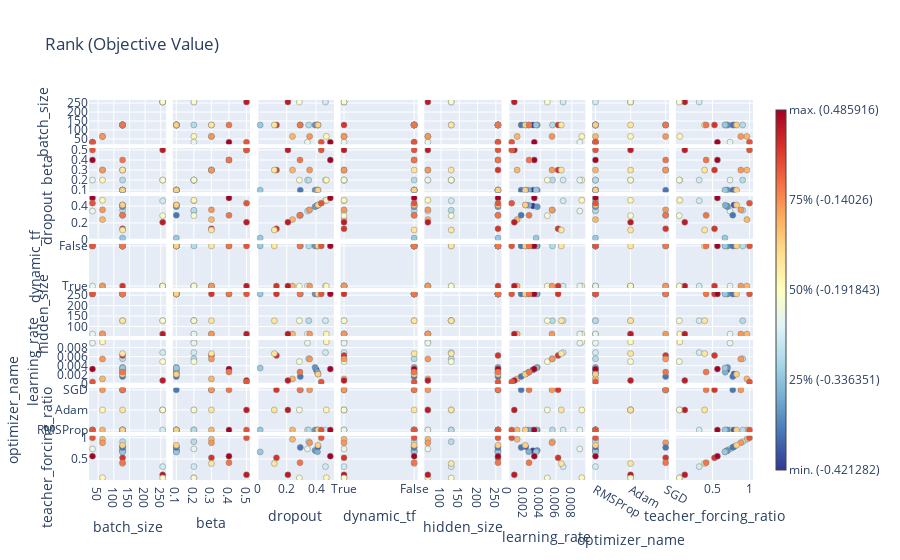

The notebook cell saved with this chart:
### Code cell
optuna.visualization.plot_rank(study)
